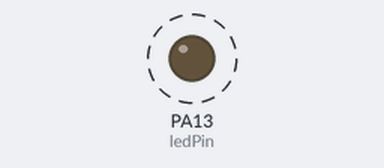
The sketch below on a simulated STM32 Blue Pill. On the bench: output pins drawn as LEDs (lit = HIGH). Dashed ring = blinking. Random numbers use the default seed unless the sketch sets one; no radio packets arrive unless stated; what the sketch prints to the serial monitor is not drawn.

Above: at 0.5 s.
Timing chart, 0 to 4.9 s (numbered marks = the images above):
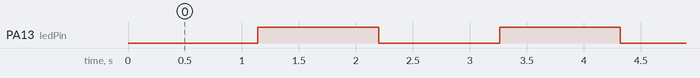

The sketch:

LoRa_TX_Random.ino
```cpp
/***************************************************
    [SPI]       ATm328p     STM32       ESP8266
    MOSI        D11         PA7         D7(GPIO13)
    MISO        D12         PA6         D6(GPIO12)
    SCK/CLK     D13         PA5         D5(GPIO14)
    NSS/CSN     D10         PA4         D8{GPIO15)
    NRESET      D9          PA3         D0(GPIO16)
    DIO0        D2          PB12        D1(GPIO5)
****************************************************/
#include <SPI.h>
#include <LoRa.h>

int counter = 0;
bool ledStatus = HIGH;
char buf[100];      // 문자열 버퍼 정의

#define NANO        // NANO 보드인 경우 define
//#define BLUEPILL  // BLUEPILL 보드인 경우 define
//#define NODEMCU   // NODEMCU 보드인 경우 define

#ifdef NANO
#define csPin       10
#define resetPin    9
#define irqPin      2
#define ledPin      13
#endif

#ifdef BLUEPILL
#define csPin       PA4
#define resetPin    PA3
#define irqPin      PB12
#define ledPin      PC13
#endif

#ifdef NODEMCU
#define csPin       D8
#define resetPin    D0
#define irqPin      D1
#define ledPin      D4
#endif

void setup()
{
    Serial.begin(115200);
    while (!Serial);

    pinMode(ledPin, OUTPUT);

    LoRa.setPins(csPin, resetPin, irqPin); // CS, RST, IRQ Pin Set

    Serial.println("LoRa Sender");

    if (!LoRa.begin(915E6))
    {
        Serial.println("Starting LoRa failed!");
        while (1);
    }
}

void loop()
{
    Serial.print("Sending packet: ");
    Serial.print(counter);

    int randVal0 = random(10, 100);
    int randVal1 = random(10, 100);
    int randVal2 = random(10, 100);
    int randVal3 = random(10, 100);
    int randVal4 = random(10, 100);

    // buf에 Random값 문자열로 저장
    sprintf(buf, ">>>[%d %d %d %d %d]", randVal0, randVal1, randVal2, randVal3, randVal4);
    Serial.println(buf);

    // send packet
    LoRa.beginPacket();
    LoRa.print(counter);
    LoRa.print(buf);
    LoRa.endPacket();

    counter++;

    ledStatus = !ledStatus;
    digitalWrite(ledPin, ledStatus);
    delay(1000);
}
```

Measured:
- by itself, PA13 (ledPin): alternates HIGH for 1.1 s and LOW for 1.1 s
